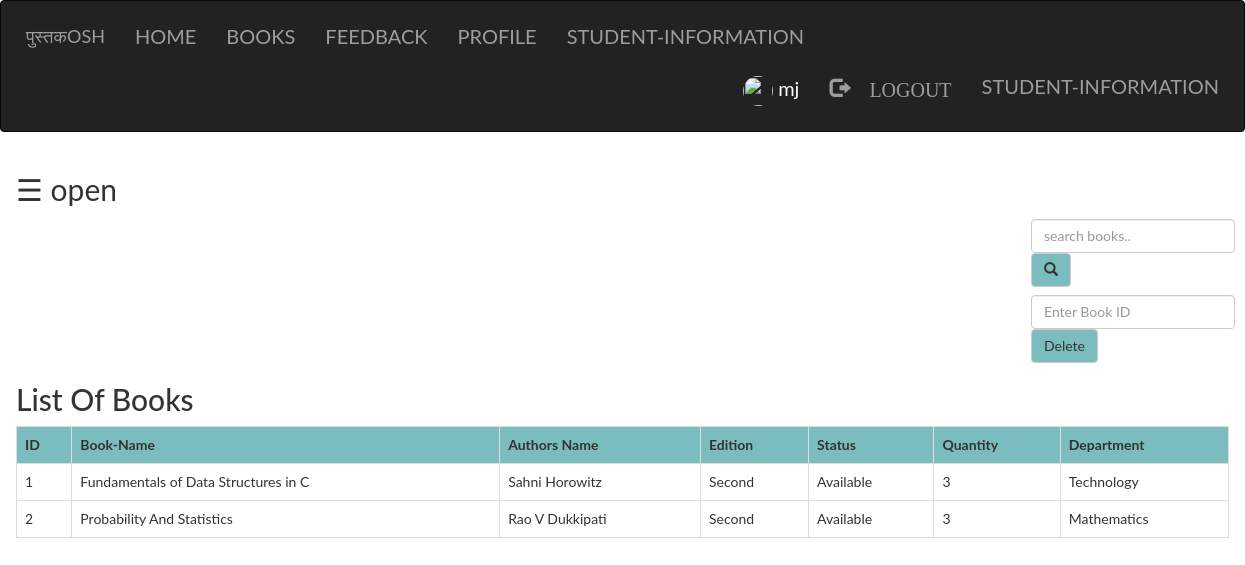
The page /books.php (signed in) on the database its author committed.
### tables this page shows
CREATE TABLE `books` (
  `bid` int(100) NOT NULL,
  `name` varchar(100) NOT NULL,
  `authors` varchar(100) NOT NULL,
  `edition` varchar(100) NOT NULL,
  `status` varchar(100) NOT NULL,
  `quantity` int(100) NOT NULL,
  `department` varchar(100) NOT NULL
);

### books.php (the view, shortened to what this page needs)
<?php
  include "connection.php";
  include "navbar.php";
?>
<!DOCTYPE html>
<html>
<head>
</head>
<body>
<div id="main">
  <span style="font-size:30px;cursor:pointer" onclick="openNav()">&#9776; open</span>
  <div class="srch">
    <form class="navbar-form" method="post" name="form1">
        <input class="form-control" type="text" name="search" placeholder="search books.." required="">
        <button style="background-color: #6db6b9e6;" type="submit" name="submit" class="btn btn-default">
          <span class="glyphicon glyphicon-search"></span>
        </button>
    </form>
    <form class="navbar-form" method="post" name="form1">
        <input class="form-control" type="text" name="bid" placeholder="Enter Book ID" required="">
        <button style="background-color: #6db6b9e6;" type="submit" name="submit1" class="btn btn-default">Delete
        </button>
    </form>
  </div>
  <h2>List Of Books</h2>
  <?php
    if(isset($_POST['submit']))
    {
      $q=mysqli_query($db,"SELECT * from books where name like '%$_POST[search]%' ");
      if(mysqli_num_rows($q)==0)
      {
        echo "Sorry! No book found. Try searching again.";
      }
      else
      {
    echo "<table class='table table-bordered table-hover' >";
      echo "<tr style='background-color: #6db6b9e6;'>";
        echo "<th>"; echo "ID"; echo "</th>";
        echo "<th>"; echo "Book-Name";  echo "</th>";
        echo "<th>"; echo "Authors Name";  echo "</th>";
        echo "<th>"; echo "Edition";  echo "</th>";
        echo "<th>"; echo "Status";  echo "</th>";
        echo "<th>"; echo "Quantity";  echo "</th>";
        echo "<th>"; echo "Department";  echo "</th>";
      echo "</tr>";
      while($row=mysqli_fetch_assoc($q))
      {
        echo "<tr>";
        echo "<td>"; echo $row['bid']; echo "</td>";
        echo "<td>"; echo $row['name']; echo "</td>";
        echo "<td>"; echo $row['authors']; echo "</td>";
        echo "<td>"; echo $row['edition']; echo "</td>";
        echo "<td>"; echo $row['status']; echo "</td>";
        echo "<td>"; echo $row['quantity']; echo "</td>";
        echo "<td>"; echo $row['department']; echo "</td>";
        echo "</tr>";
      }
    echo "</table>";
      }
    }
    else
    {
      $res=mysqli_query($db,"SELECT * FROM `books` ORDER BY `books`.`name` ASC;");
    echo "<table class='table table-bordered table-hover' >";
      echo "<tr style='background-color: #6db6b9e6;'>";
        echo "<th>"; echo "ID"; echo "</th>";
        echo "<th>"; echo "Book-Name";  echo "</th>";
        echo "<th>"; echo "Authors Name";  echo "</th>";
        echo "<th>"; echo "Edition";  echo "</th>";
        echo "<th>"; echo "Status";  echo "</th>";
        echo "<th>"; echo "Quantity";  echo "</th>";
        echo "<th>"; echo "Department";  echo "</th>";
      echo "</tr>";
      while($row=mysqli_fetch_assoc($res))
      {
        echo "<tr>";
        echo "<td>"; echo $row['bid']; echo "</td>";
        echo "<td>"; echo $row['name']; echo "</td>";
        echo "<td>"; echo $row['authors']; echo "</td>";
        echo "<td>"; echo $row['edition']; echo "</td>";
        echo "<td>"; echo $row['status']; echo "</td>";
        echo "<td>"; echo $row['quantity']; echo "</td>";
        echo "<td>"; echo $row['department']; echo "</td>";
        echo "</tr>";
      }
    echo "</table>";
    }
        ?>
</div>
</body>
</html>

### navbar.php (shortened to what this page needs)
<!DOCTYPE html>
<html>
<head>
    <link rel="stylesheet" type="text/css" href="style.css">
    <link rel="stylesheet" href="https://maxcdn.bootstrapcdn.com/bootstrap/3.3.7/css/bootstrap.min.css">
</head>
<body>
  <nav class="navbar navbar-inverse">
      <div class="container-fluid">
          <div class="navbar-header">
            <a class="navbar-brand active">पुस्तकOSH</a>
          </div>
          <ul class="nav navbar-nav">
            <li><a href="index.php">HOME</a></li>
            <li><a href="books.php">BOOKS</a></li>
            <li><a href="feedback.php">FEEDBACK</a></li>
          </ul>
          <?php
            if(isset($_SESSION['login_user']))
            {?>
                <ul class="nav navbar-nav">
                  <li><a href="profile.php">PROFILE</a></li>
                  <li><a href="student.php">
                    STUDENT-INFORMATION
                  </a></li>
                </ul>
                <ul class="nav navbar-nav navbar-right">
                  <li><a href="profile.php">
                    <div style="color: white">
                      <?php
                        echo "<img class='img-circle profile_img' height = 30 width=30 src='images/".$_SESSION['pic']."'>";
                        echo " ".$_SESSION['login_user'];
                      ?>
                    </div>
                  </a></li>
                  <li><a href="logout.php"><span class="glyphicon glyphicon-log-out"> LOGOUT</span></a></li>
                  <li><a href="student.php">
                    STUDENT-INFORMATION
                  </a></li>
                </ul>
              <?php
            }
          ?>
      </div>
    </nav>
</body>
</html>

### style.css (style rules this page uses)
html, body, div, span, object, iframe, h1, h2, h3, h4, h5, h6, p, blockquote, pre, abbr, address, cite, code, del, dfn, em, img, ins, kbd, q, samp, small, strong, sub, sup, var, b, i, dl, dt, dd, ol, ul, li, fieldset, form, label, legend, table, caption, tbody, tfoot, thead, tr, th, td, article, aside, canvas, details, figcaption, figure, footer, header, hgroup, menu, nav, section, summary, time, mark, audio, video { margin:0; padding:0; border:0; outline:0; font-size:100%; vertical-align:baseline; background:transparent; }
body { line-height:1; }
article,aside,details,figcaption,figure, footer,header,hgroup,menu,nav,section { display:block; }
nav ul { list-style:none; }
a { margin:0; padding:0; font-size:100%; vertical-align:baseline; background:transparent; }
table { border-collapse:collapse; border-spacing:0; }
input, select { vertical-align:middle; }
li a { color: white; text-decoration: none; }
nav { float: center; padding: 10px; }
nav li { display: inline-block; line-height: 80px; font-size: 20px }
input { height: 25px; width: 300px; }

### books.php (style rules this page uses)
.srch { padding-left: 1000px; }
body { font-family: "Lato", sans-serif; transition: background-color .5s; }
#main { transition: margin-left .5s; padding: 16px; }
.img-circle { margin-left: 20px; }

### rows shown on the page
books: bid "1", name "Fundamentals of Data Structures in C", authors "Sahni Horowitz", edition "Second", status "Available", quantity "3", department "Technology"
books: bid "2", name "Probability And Statistics", authors "Rao V Dukkipati", edition "Second", status "Available", quantity "3", department "Mathematics"

### other values the page prints
$_SESSION['login_user'] "mj"
